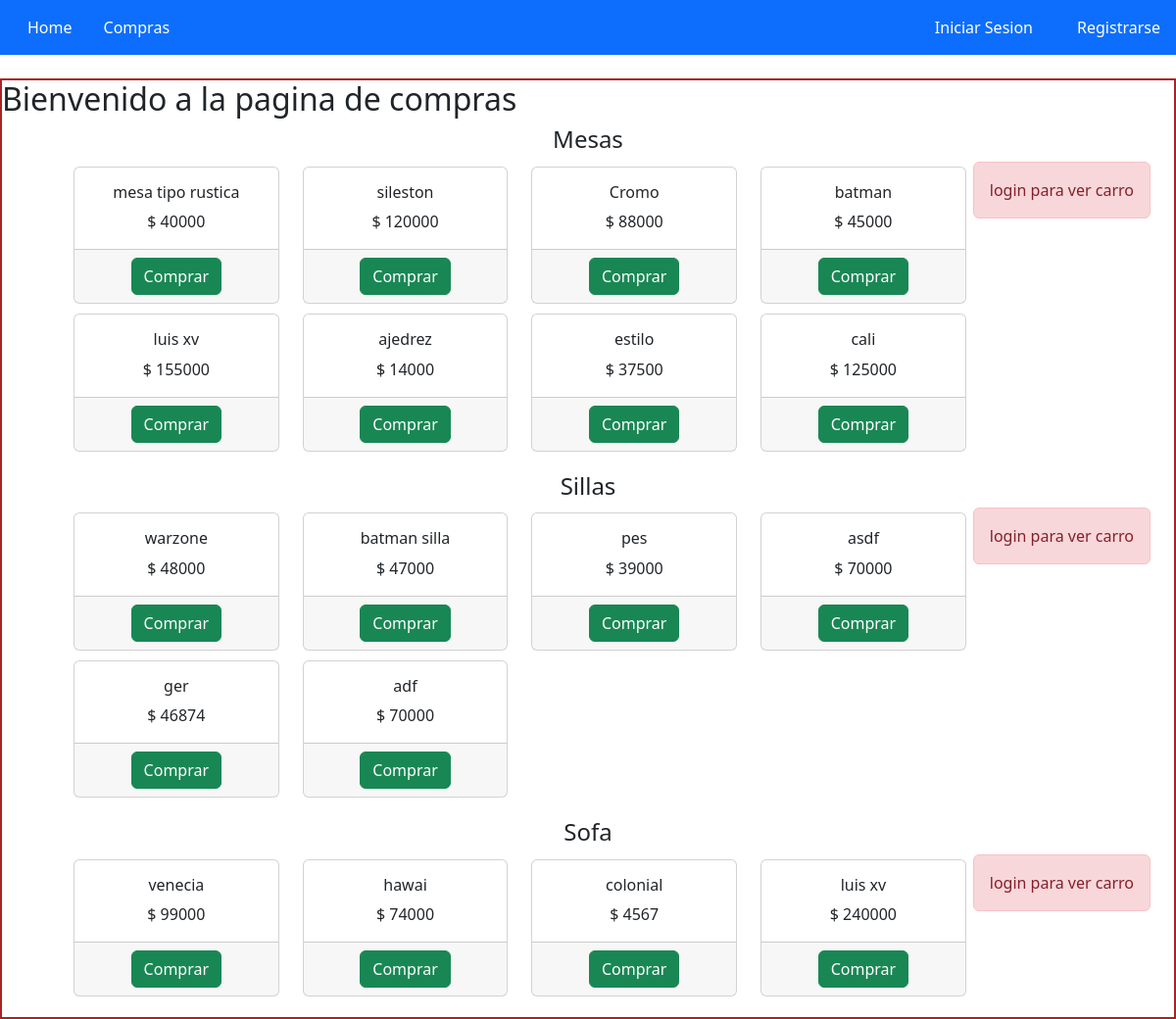
Before: /productos/comprass/ with the older database file.
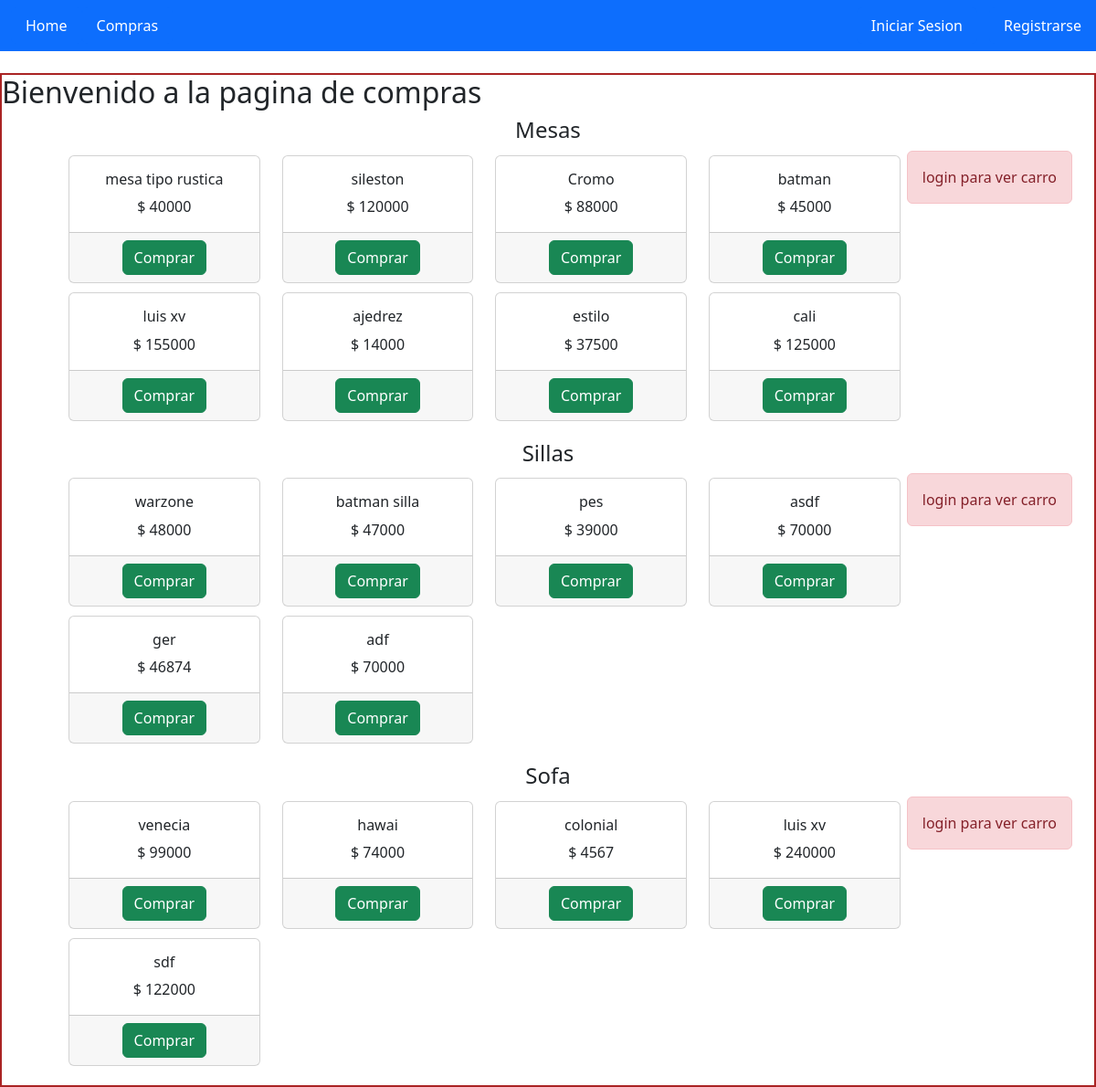
After: the same page with the newer database file.
### productos/models.py (models this page shows, shortened)
class Mesa(models.Model):
    nombre = models.CharField(max_length= 30)
    material = models.CharField(max_length= 30)
    tipo= models.CharField(max_length= 30)
    precio = models.IntegerField()
    def __str__(self):
        return f'nombre: {self.nombre} - material: {self.material} - tipo: {self.tipo} - precio: {self.precio}'

class Silla(models.Model):
    nombre = models.CharField(max_length= 30)
    material = models.CharField(max_length= 30)
    tipo = models.CharField(max_length= 30)
    precio = models.IntegerField()

class Sofa(models.Model):
    nombre = models.CharField(max_length= 30)
    material = models.CharField(max_length= 30)
    tipo = models.CharField(max_length= 30)
    precio = models.IntegerField()

### productos/views.py (the view)
# urls.py: path('comprass/', compras2),
def compras2 (request):
    mesas= Mesa.objects.all()
    sillas= Silla.objects.all()
    sofa= Sofa.objects.all()
    avatar = Avatar.objects.filter(user = request.user.id)
    try:
        avatar = avatar[0].image.url
    except:
        avatar = None
    return render(request,'compras2.html',{'mesas': mesas,'sillas':sillas,'sofa':sofa,'avatar': avatar})

### productos/template/compras2.html (shortened to what this page needs)
{% extends "home2.html" %}
{% load static %}
{% block contenido %}
<h2>Bienvenido a la pagina de compras </h2>
<h4 style="text-align: center;">Mesas</h4>
    <ul>
    <div class="container">
        <div style="float:right;">
            {% if request.user.is_authenticated %}
            {% include "widget_carro.html" %}
            {% else %}
            <div class="alert alert-danger text-center">login para ver carro</div>
            {% endif %}
        </div>
        <div class="row">
    {% for mesa in mesas %}
        <div class="col-md-3">
            <div class="card" style="width: 100%; margin: 5px 5px;">
                <div class="card-body" style="text-align: center;">
                    <h6 class="card-title">{{mesa.nombre}}</h6>
                    <p class="card-text"> $ {{mesa.precio}}</p>
                </div>
                    <div class="card-footer text-center">
                        <a href="/productos/compra_mesa/" class="btn btn-success">Comprar</a>
                    </div>
            </div>
        </div>
        <br>
    {% endfor %}
        </div>
    </div>
    </ul>
    <h4 style="text-align: center;">Sillas</h4>
    <ul>
    <div class="container">
        <div style="float:right;">
            {% if request.user.is_authenticated %}
            {% include "widget_carro.html" %}
            {% else %}
                <div class="alert alert-danger text-center">login para ver carro</div>
            {% endif %}
        </div>
    <div class="row">
    {% for silla in sillas %}
        <div class="col-md-3">
            <div class="card" style="width: 100%; margin: 5px 5px;">
                <div class="card-body" style="text-align: center;">
                    <h6 class="card-title">{{silla.nombre}}</h6>
                    <p class="card-text"> $ {{silla.precio}}</p>
                </div>
                <div class="card-footer text-center">
                        <a href="/productos/compra_silla/" class="btn btn-success">Comprar</a>
                </div>
            </div>
        </div>
    {% endfor %}
    </div>
    </div>
    </ul>
    <h4 style="text-align: center;">Sofa</h4>
    <ul>
    <div class="container">
        <div style="float:right;">
            {% if request.user.is_authenticated %}
            {% include "widget_carro.html" %}
            {% else %}
                <div class="alert alert-danger text-center">login para ver carro</div>
            {% endif %}
        </div>
    <div class="row">
    {% for sof in sofa %}
        <div class="col-md-3">
            <div class="card" style="width: 100%; margin: 5px 5px;">
                <div class="card-body" style="text-align: center;">
                    <h6 class="card-title">{{sof.nombre}}</h6>
                    <p class="card-text"> $ {{sof.precio}}</p>
                </div>
                <div class="card-footer text-center">
                        <a href="/productos/compra_sofa/" class="btn btn-success">Comprar</a>
                </div>
            </div>
        </div>
    {% endfor %}
    </div>
    </div>
    </ul>
   {% endblock %}

### muebles/template/home2.html (shortened to what this page needs)
<!DOCTYPE html>
<html lang="en">
<head>
  {% load static %}
    <link rel="stylesheet" href="{% static '/css/myestylo.css' %}">
    <link rel="stylesheet" href="{%static 'css/bootstrap.min.css'%}">
  </head>
<body>
    <nav class="navbar navbar-expand-lg navbar-light fixed-top bg-primary">
      <div class="container-fluid">
          <div class="collapse navbar-collapse" id="navbarSupportedContent">
          <ul class="nav nav-pills nav-fill">
            <li class="nav-item">
              <a class="nav-link active" aria-current="page" href="/">Home</a>
            </li>
          <li class="nav-item">
            <a class="nav-link active" aria-current="page" href="/productos/comprass">Compras</a>
          </li>
          <li class="nav-item" style="position: absolute; right: 130px">
              <a class="nav-link active" aria-current="page" href="/productos/login/">Iniciar Sesion</a>
            </li>
            <li class="nav-item" style="position: absolute; right: 0px">
              <a class="nav-link active" aria-current="page" href="/productos/registro/">Registrarse</a>
            </li>
          </ul>
      </div>
      </div>
  </nav>
  <div class="contenido1">
      {% block contenido %}{% endblock %}
  </div>
</body>
</html>

### productos/static/css/myestylo.css (style rules this page uses)
.contenido1 { position: relative; top: 80px; border: 2px solid rgb(170, 36, 36); }

Changed rows visible on the page:
added Sofa: nombre "sdf", precio "122000"
